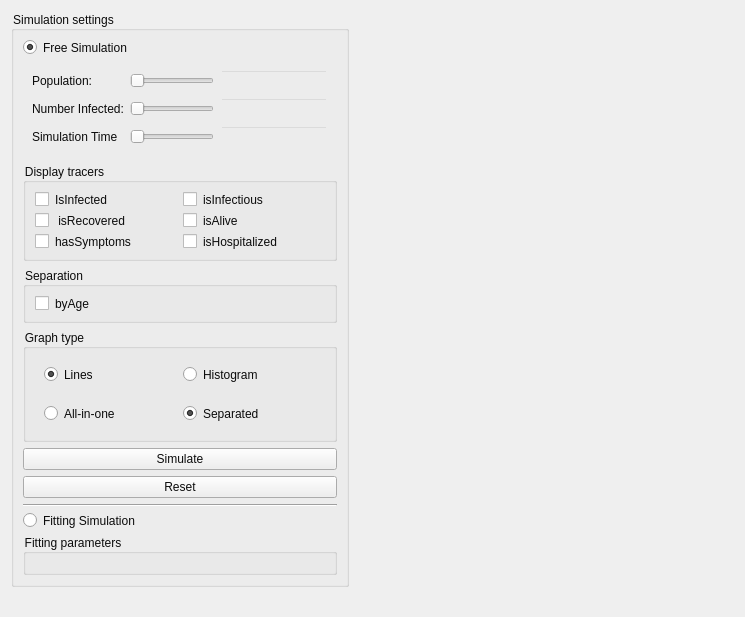
<?xml version="1.0" encoding="UTF-8"?>
<ui version="4.0">
 <class>simulationView</class>
 <widget class="QWidget" name="simulationView">
  <property name="geometry">
   <rect>
    <x>0</x>
    <y>0</y>
    <width>745</width>
    <height>617</height>
   </rect>
  </property>
  <property name="windowTitle">
   <string>Form</string>
  </property>
  <property name="styleSheet">
   <string notr="true">
QWidget{
color:#0B0B0B;
font: 11pt &quot;OpenSans-Light&quot;;
}
</string>
  </property>
  <layout class="QGridLayout" name="gridLayout">
   <item row="0" column="1" rowspan="2">
    <widget class="GraphicsLayoutWidget" name="pyqtgraphWidget" native="true">
     <property name="sizePolicy">
      <sizepolicy hsizetype="Expanding" vsizetype="Preferred">
       <horstretch>1</horstretch>
       <verstretch>0</verstretch>
      </sizepolicy>
     </property>
    </widget>
   </item>
   <item row="0" column="0">
    <widget class="QGroupBox" name="groupBox">
     <property name="sizePolicy">
      <sizepolicy hsizetype="Minimum" vsizetype="Preferred">
       <horstretch>0</horstretch>
       <verstretch>0</verstretch>
      </sizepolicy>
     </property>
     <property name="autoFillBackground">
      <bool>false</bool>
     </property>
     <property name="styleSheet">
      <string notr="true">border-color: rgb(0, 0, 0);</string>
     </property>
     <property name="title">
      <string>Simulation settings</string>
     </property>
     <layout class="QVBoxLayout" name="verticalLayout">
      <item>
       <widget class="QRadioButton" name="radioButton">
        <property name="text">
         <string>Free Simulation</string>
        </property>
        <property name="checked">
         <bool>true</bool>
        </property>
       </widget>
      </item>
      <item>
       <widget class="QWidget" name="widget" native="true">
        <layout class="QGridLayout" name="gridLayout_2">
         <item row="3" column="0">
          <widget class="QLabel" name="label_3">
           <property name="text">
            <string>Simulation Time</string>
           </property>
          </widget>
         </item>
         <item row="2" column="1">
          <widget class="QSlider" name="horizontalSlider">
           <property name="orientation">
            <enum>Qt::Horizontal</enum>
           </property>
          </widget>
         </item>
         <item row="3" column="1">
          <widget class="QSlider" name="horizontalSlider_3">
           <property name="orientation">
            <enum>Qt::Horizontal</enum>
           </property>
          </widget>
         </item>
         <item row="1" column="0">
          <widget class="QLabel" name="la">
           <property name="text">
            <string>Population: </string>
           </property>
          </widget>
         </item>
         <item row="1" column="1">
          <widget class="QSlider" name="horizontalSlider_2">
           <property name="orientation">
            <enum>Qt::Horizontal</enum>
           </property>
          </widget>
         </item>
         <item row="2" column="0">
          <widget class="QLabel" name="label_2">
           <property name="text">
            <string>Number Infected:</string>
           </property>
          </widget>
         </item>
         <item row="2" column="2">
          <widget class="QLineEdit" name="lineEdit">
           <property name="styleSheet">
            <string notr="true">background-color: rgba(0,0,0,0);
corder-color: rgba(0,0,0,0);</string>
           </property>
          </widget>
         </item>
         <item row="1" column="2">
          <widget class="QLineEdit" name="lineEdit_2">
           <property name="enabled">
            <bool>true</bool>
           </property>
           <property name="styleSheet">
            <string notr="true">background-color: rgba(0,0,0,0);
corder-color: rgba(0,0,0,0);</string>
           </property>
           <property name="clearButtonEnabled">
            <bool>false</bool>
           </property>
          </widget>
         </item>
         <item row="3" column="2">
          <widget class="QLineEdit" name="lineEdit_3">
           <property name="styleSheet">
            <string notr="true">background-color: rgba(0,0,0,0);
corder-color: rgba(0,0,0,0);</string>
           </property>
          </widget>
         </item>
        </layout>
       </widget>
      </item>
      <item>
       <widget class="QGroupBox" name="groupBox_3">
        <property name="title">
         <string>Display tracers</string>
        </property>
        <layout class="QGridLayout" name="gridLayout_4">
         <item row="0" column="0">
          <widget class="QCheckBox" name="cb_isInfected">
           <property name="text">
            <string>IsInfected</string>
           </property>
           <property name="checked">
            <bool>false</bool>
           </property>
          </widget>
         </item>
         <item row="1" column="0">
          <widget class="QCheckBox" name="cb_isRecovered">
           <property name="text">
            <string> isRecovered</string>
           </property>
          </widget>
         </item>
         <item row="1" column="1">
          <widget class="QCheckBox" name="cb_isAlive">
           <property name="text">
            <string>isAlive</string>
           </property>
          </widget>
         </item>
         <item row="0" column="1">
          <widget class="QCheckBox" name="cb_isInfectious">
           <property name="text">
            <string>isInfectious</string>
           </property>
          </widget>
         </item>
         <item row="2" column="0">
          <widget class="QCheckBox" name="cb_hasSymptoms">
           <property name="text">
            <string>hasSymptoms</string>
           </property>
          </widget>
         </item>
         <item row="2" column="1">
          <widget class="QCheckBox" name="cb_isHospitalized">
           <property name="text">
            <string>isHospitalized</string>
           </property>
          </widget>
         </item>
        </layout>
       </widget>
      </item>
      <item>
       <widget class="QGroupBox" name="groupBox_5">
        <property name="title">
         <string>Separation</string>
        </property>
        <layout class="QGridLayout" name="gridLayout_7">
         <item row="0" column="0">
          <widget class="QCheckBox" name="checkBox_7">
           <property name="text">
            <string>byAge</string>
           </property>
          </widget>
         </item>
        </layout>
       </widget>
      </item>
      <item>
       <widget class="QGroupBox" name="groupBox_4">
        <property name="title">
         <string>Graph type</string>
        </property>
        <layout class="QGridLayout" name="gridLayout_5">
         <item row="0" column="0">
          <widget class="QWidget" name="widget_2" native="true">
           <layout class="QGridLayout" name="gridLayout_6">
            <item row="0" column="0">
             <widget class="QRadioButton" name="radioButton_3">
              <property name="text">
               <string>Lines</string>
              </property>
              <property name="checked">
               <bool>true</bool>
              </property>
             </widget>
            </item>
            <item row="0" column="1">
             <widget class="QRadioButton" name="radioButton_4">
              <property name="text">
               <string>Histogram</string>
              </property>
             </widget>
            </item>
           </layout>
          </widget>
         </item>
         <item row="1" column="0">
          <widget class="QWidget" name="widget_3" native="true">
           <layout class="QGridLayout" name="gridLayout_8">
            <item row="0" column="0">
             <widget class="QRadioButton" name="rb_allInOne">
              <property name="text">
               <string>All-in-one</string>
              </property>
             </widget>
            </item>
            <item row="0" column="1">
             <widget class="QRadioButton" name="rb_separated">
              <property name="text">
               <string>Separated</string>
              </property>
              <property name="checked">
               <bool>true</bool>
              </property>
             </widget>
            </item>
           </layout>
          </widget>
         </item>
        </layout>
       </widget>
      </item>
      <item>
       <widget class="QPushButton" name="pb_simulate">
        <property name="styleSheet">
         <string notr="true"/>
        </property>
        <property name="text">
         <string>Simulate</string>
        </property>
       </widget>
      </item>
      <item>
       <widget class="QPushButton" name="pb_reset">
        <property name="text">
         <string>Reset</string>
        </property>
       </widget>
      </item>
      <item>
       <widget class="Line" name="line">
        <property name="orientation">
         <enum>Qt::Horizontal</enum>
        </property>
       </widget>
      </item>
      <item>
       <widget class="QRadioButton" name="radioButton_2">
        <property name="text">
         <string>Fitting Simulation</string>
        </property>
       </widget>
      </item>
      <item>
       <widget class="QGroupBox" name="groupBox_2">
        <property name="sizePolicy">
         <sizepolicy hsizetype="Minimum" vsizetype="Preferred">
          <horstretch>0</horstretch>
          <verstretch>0</verstretch>
         </sizepolicy>
        </property>
        <property name="title">
         <string>Fitting parameters</string>
        </property>
        <layout class="QGridLayout" name="gridLayout_3"/>
       </widget>
      </item>
     </layout>
    </widget>
   </item>
  </layout>
 </widget>
 <customwidgets>
  <customwidget>
   <class>GraphicsLayoutWidget</class>
   <extends>QWidget</extends>
   <header>pyqtgraph</header>
   <container>1</container>
  </customwidget>
 </customwidgets>
 <resources/>
 <connections/>
</ui>
